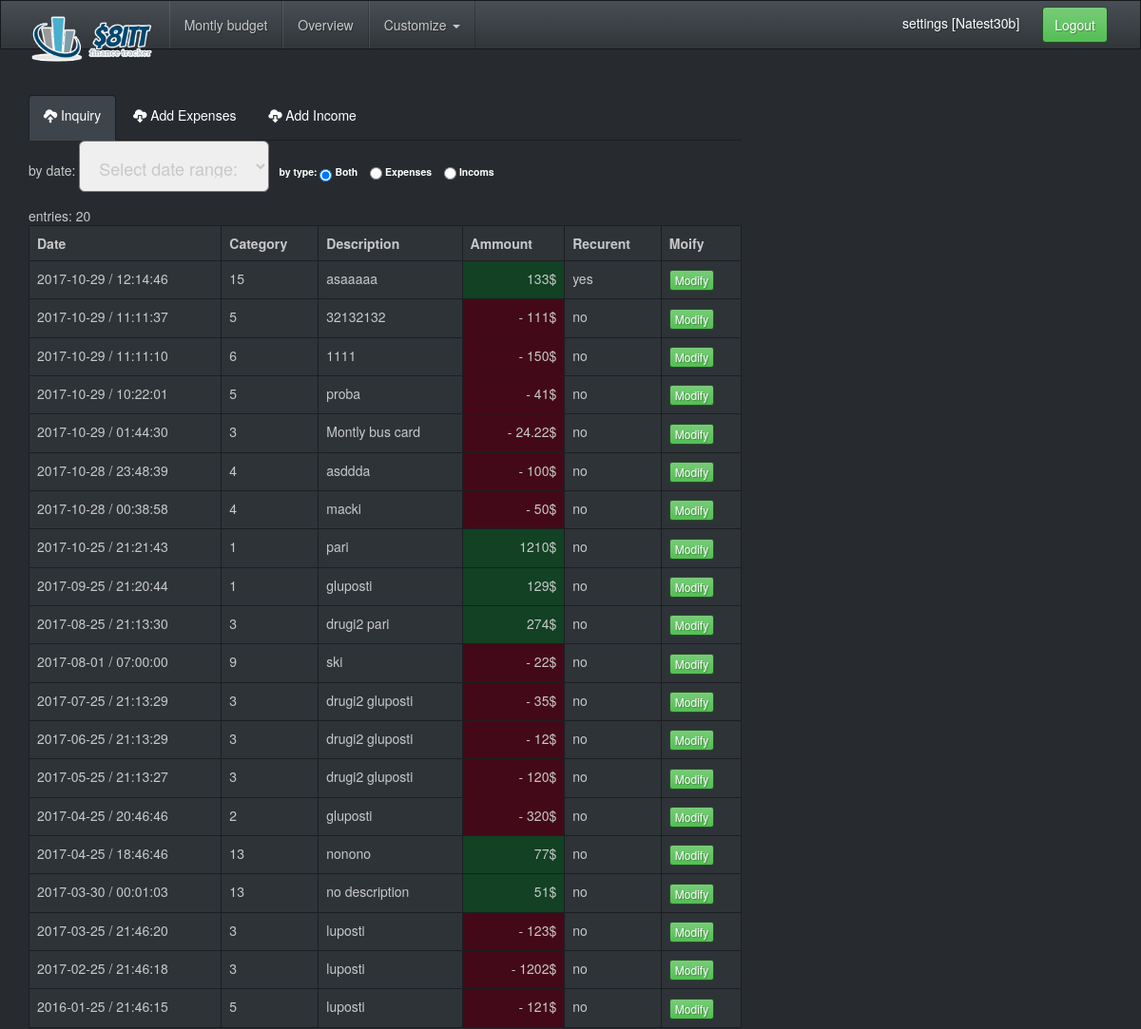
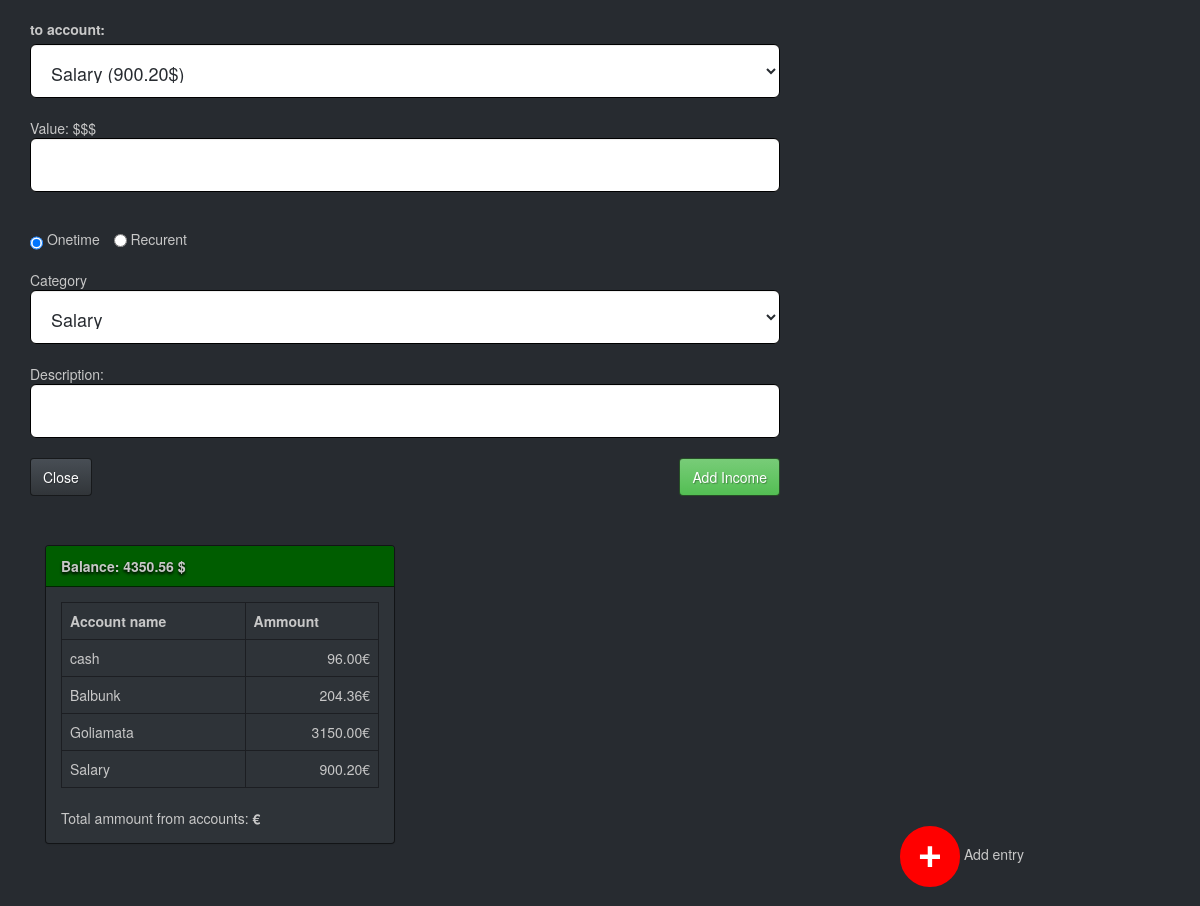
Screenshot of /view/main.php (signed in) with the database file from the repository (2 pictures, top to bottom).
### tables this page shows
CREATE TABLE `transactions` (
  `transaction_id` int(11) NOT NULL,
  `date_time` timestamp NOT NULL DEFAULT CURRENT_TIMESTAMP,
  `account_id` int(11) NOT NULL,
  `amount` double NOT NULL,
  `exp_inc` varchar(20) NOT NULL DEFAULT 'exp',
  `category_id` int(11) NOT NULL,
  `description` varchar(64) NOT NULL,
  `recurent_bill` tinyint(4) NOT NULL DEFAULT '0',
  `user_id` int(11) NOT NULL
);

CREATE TABLE `accounts` (
  `account_id` int(11) NOT NULL,
  `account_name` varchar(45) NOT NULL,
  `ammount` double NOT NULL,
  `owner_id` int(11) NOT NULL,
  `currency` varchar(3) NOT NULL,
  `account_desc` varchar(45) NOT NULL DEFAULT 'IBAN:',
  `last_access` timestamp NULL DEFAULT CURRENT_TIMESTAMP
);

### view/includes/add_entry_form.incl.php (called while the page is built, shortened)
<?php
include "../controller/get_user_account_list.php";
?>

### model/dao/AccountDao.php (called while the page is built, shortened)
<?php
class AccountDao
{
    private static $instance;
    private $pdo;
    private function __construct()    {
        $this->pdo = DBManager::getInstance()->getConnection();
    }
    public static function getAInstance(){
        if(self::$instance === null){
            self::$instance = new AccountDao();
        }
        return self::$instance;
    }
    public function getUserAcountsList($uid) {
            $stm = $this->pdo->prepare(self::GET_USER_ACCOUNTS);
            $stm->execute(array($uid));
            $result = $stm->fetchAll(\PDO::FETCH_ASSOC);
            return $result;
    }
}

### controller/get_user_account_list.php (called while the page is built, shortened)
<?php
include_once "../model/dao/AccountDao.php";
$oi = "";
if(isset($_SESSION["user_id"])) {
    $oi = $_SESSION["user_id"];
}
try {
    $result_accounts = AccountDao::getAInstance()->getUserAcountsList($oi);
}
catch(PDOException $e) {
    echo "acc list:: " . $e->getMessage();
}
?>

### model/DBManager.php (called while the page is built, shortened)
<?php
class DBManager
{
    private static $instance;
    private $pdo;
    private function __construct(){
        try{
            $this->pdo = new \PDO("mysql:host=".self::DB_IP.";dbname=".self::DB_NAME, self::DB_USER, self::DB_PASS);
            $this->pdo->setAttribute(\PDO::ATTR_ERRMODE, \PDO::ERRMODE_EXCEPTION);
            $this->pdo->query("USE " . self::DB_NAME);
        }
        catch (\PDOException $e){
            echo "PDO Problem. ERR: " . $e->getMessage();
        }
    }
    public static function getInstance(){
        if(self::$instance === null){
            self::$instance = new DBManager();
        }
        return self::$instance;
    }
    public function getConnection(){
        return $this->pdo;
    }
}

### controller/get_transactions_with_filters.php (the view, shortened to what this page needs)
<?php
include_once "../model/DBManager.php";
$date = $etype = $entry_type = $uid = $filt_cat = $rowCounts = $resulta = "";
$order_date = "DESC";
include "../model/dao/TransactionDao.php";
$uid = "";
if (isset($_SESSION['user_id'])) {
    $uid = $_SESSION['user_id'];
}
if (isset($_GET['date'])) {
    if (intval($_GET['date']) == "") {
        $date = "";
    } elseif (intval($_GET['date']) == 1) {
        $date = "DATE(`date_time`) = CURDATE() AND";
    } elseif (intval($_GET['date']) == 2) {
        $date = "DATE(`date_time`) >= DATE_SUB(CURDATE(), INTERVAL 1 DAY) AND DATE(`date_time`) < CURDATE() AND";
    } elseif (intval($_GET['date']) == 3) {
        $date = "DATE(date_time) > DATE_SUB(NOW(), INTERVAL 1 MONTH) AND";
    } elseif (intval($_GET['date']) == 4) {
        $date = "YEAR(date_time) = YEAR(NOW()) AND";
    } elseif (intval($_GET['date']) == 0) {
        $date = "";
    }
} else {
    $date = "";
}
if (!isset($_GET['etype'])) {
    $entry_type = "AND `exp_inc` IN ('exp', 'inc')";
}
try {
    if (!isset($pdo)) {
        $pdo = \model\DBManager::getInstance()->getConnection();
    }
    $sql = "SELECT * FROM `transactions` WHERE $date user_id = $uid $entry_type ORDER BY `date_time` $order_date";
    $stmt = $pdo->prepare($sql);
    $stmt->execute();
    $resulta = $stmt->fetchAll(\PDO::FETCH_ASSOC);
    $rowCounts = $stmt->rowCount();
} catch (PDOException $e) {
    echo "erewrwer" . $e->getMessage();
}
?>
<div><?php echo "entries: " . $rowCounts; ?></div>
<table class="table table-bordered">
    <tr class="bg_h">
        <th>Date</th>
        <th>Category</th>
        <th>Description</th>
        <th>Ammount</th>
        <th>Recurent</th>
        <th>Moify</th>
    </tr>
    <?php foreach ($resulta as $item) { ?>
        <tr>
            <td><?php
                $dt = $item['date_time'];
                $date = explode(' ', $dt);
                echo ($date[0]) . " / " . ($date[1]);
                ?></td>
            <td><?= $item['category_id'] ?></td>
            <td><?= $item['description'] ?></td>
            <td class="
            <?php
            if ($item['exp_inc'] == "exp") {
                echo "row-exp";
            } else {
                echo "row-inc";
            }
            ?>">
                <span class="pull-right"><?php
                    if ($item['exp_inc'] == "exp") {
                        echo "-";
                    } else {
                        echo "";
                    } ?>
                    <?= $item['amount'] ?>$</span></td>
            <td><?php
                if ($item['recurent_bill'] == 0) {
                    echo "no";
                } else {
                    echo "yes";
                }
                 ?></td>
            <td><a data-toggle="modal" data-target="#modal-add-exp" href="#" class="btn btn-success btn-xs"
                   onclick="mod_transaction('modala', '<?= $item['transaction_id']; ?>')">Modify</a></td>
        </tr>
        <?php
    }
    ?>
</table>

### view/includes/show_user_accounts_avail.incl.php (shortened to what this page needs)
<table class="table table-bordered table_list table-hover" id="whole_table" cellspacing="2" cellpadding="0">
    <tr class="bg_h">
        <th>Account name</th>
        <th>Ammount</th>
    </tr>
    <?php
    include "../controller/get_user_account_list.php";
    foreach ($result_accounts as $row) {
        ?>
        <tr class="">
            <td><?php echo $row['account_name']; ?></td>
            <td class="text-right"><?php echo $row['ammount']; ?>&euro;</td>
        </tr>
        <?php
    }
    ?>
</table>
<div id="user-total">
    Total ammount from accounts: <strong><?php include "../controller/get_user_account_totals_ammount.php"?> &euro;</strong>
</div>

### rows the page displays
transactions: date_time "2017-10-29", date_time "12:14:46", category "15", description "asaaaaa", amount "133", recurent_bill "yes"
transactions: date_time "2017-10-29", date_time "11:11:37", category "5", description "32132132", amount "111", recurent_bill "no"
transactions: date_time "2017-10-29", date_time "11:11:10", category "6", description "1111", amount "150", recurent_bill "no"
transactions: date_time "2017-10-29", date_time "10:22:01", category "5", description "proba", amount "41", recurent_bill "no"
transactions: date_time "2017-10-29", date_time "01:44:30", category "3", description "Montly bus card", amount "24.22", recurent_bill "no"
transactions: date_time "2017-10-28", date_time "23:48:39", category "4", description "asddda", amount "100", recurent_bill "no"
transactions: date_time "2017-10-28", date_time "00:38:58", category "4", description "macki", amount "50", recurent_bill "no"
transactions: date_time "2017-10-25", date_time "21:21:43", category "1", description "pari", amount "1210", recurent_bill "no"
transactions: date_time "2017-09-25", date_time "21:20:44", category "1", description "gluposti", amount "129", recurent_bill "no"
transactions: date_time "2017-08-25", date_time "21:13:30", category "3", description "drugi2 pari", amount "274", recurent_bill "no"
transactions: date_time "2017-08-01", date_time "07:00:00", category "9", description "ski", amount "22", recurent_bill "no"
transactions: date_time "2017-07-25", date_time "21:13:29", category "3", description "drugi2 gluposti", amount "35", recurent_bill "no"
transactions: date_time "2017-06-25", date_time "21:13:29", category "3", description "drugi2 gluposti", amount "12", recurent_bill "no"
transactions: date_time "2017-05-25", date_time "21:13:27", category "3", description "drugi2 gluposti", amount "120", recurent_bill "no"
transactions: date_time "2017-04-25", date_time "20:46:46", category "2", description "gluposti", amount "320", recurent_bill "no"
transactions: date_time "2017-04-25", date_time "18:46:46", category "13", description "nonono", amount "77", recurent_bill "no"
transactions: date_time "2017-03-30", date_time "00:01:03", category "13", description "no description", amount "51", recurent_bill "no"
transactions: date_time "2017-03-25", date_time "21:46:20", category "3", description "luposti", amount "123", recurent_bill "no"
transactions: date_time "2017-02-25", date_time "21:46:18", category "3", description "luposti", amount "1202", recurent_bill "no"
transactions: date_time "2016-01-25", date_time "21:46:15", category "5", description "luposti", amount "121", recurent_bill "no"
accounts: account_name "cash", ammount "96.00"
accounts: account_name "Balbunk", ammount "204.36"
accounts: account_name "Goliamata", ammount "3150.00"
accounts: account_name "Salary", ammount "900.20"

### other values shown
$name "Natest30b"
$rowCounts "20"
$result_total_ammount['total'] "4350.56"
form field account_id "Salary (900.20$)"
form field category "Salary"
